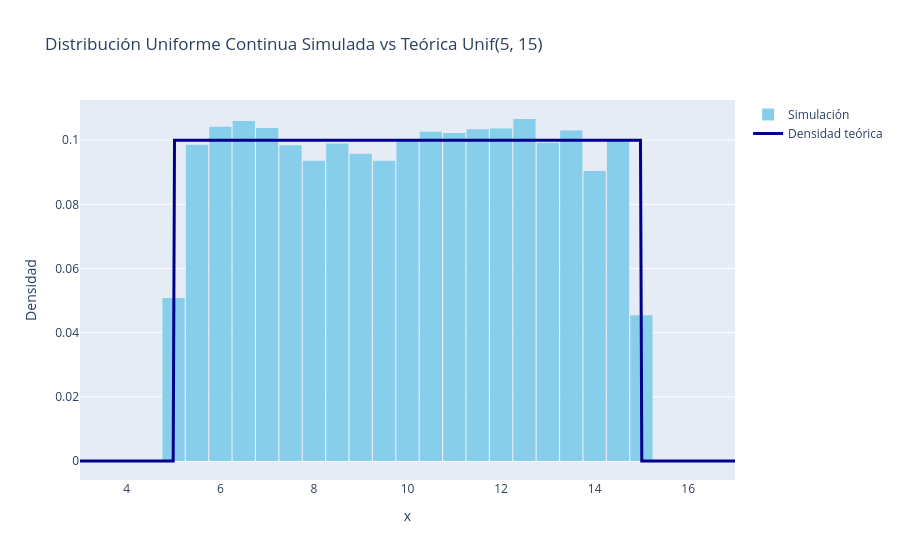

Notebook cell for this chart:
### Markdown cell above
### <a id="10"></a><font color="#004D40">2.1 Distribución Uniforme Continua</font>

### Code cell
# Fijamos una semilla para que los resultados sean reproducibles
np.random.seed(123)

#  Definimos los parámetros del intervalo [a, b] para la Uniforme Continua
a_param = 5
b_param = 15

# Número de simulaciones (usamos 10,000 para que se vea genial)
n = 10000

# Generamos n números uniformes estándar en el intervalo (0, 1)
U = np.random.random(n)

#  Aplicamos la ecuación de la transformación inversa derivada en clase:
# F(x) = (x - a) / (b - a) = U  =>  X = a + (b - a) * U
uniformes_continuas = a_param + (b_param - a_param) * U

#  Creamos la función de densidad teórica f(x) = 1 / (b - a)
x_vals = np.linspace(a_param - 2, b_param + 2, 500)
y_vals = np.where((x_vals >= a_param) & (x_vals <= b_param), 1 / (b_param - a_param), 0)

fig = go.Figure()

# Agregamos el histograma detallado con bastantes barras (nbinsx = 40)
fig.add_trace(go.Histogram(
    x = uniformes_continuas,
    nbinsx = 40,
    histnorm = 'probability density',
    marker_color = 'skyblue',
    name = 'Simulación'
))

# Agregamos la línea de la densidad teórica en color azul oscuro
fig.add_trace(go.Scatter(
    x = x_vals,
    y = y_vals,
    mode = 'lines',
    name = 'Densidad teórica',
    line = dict(color='darkblue', width=3)
))

# Configuración y estética de la gráfica interactiva
fig.update_layout(
    title = "Distribución Uniforme Continua Simulada vs Teórica Unif(5, 15)",
    xaxis_title = 'x',
    yaxis_title = 'Densidad',
    bargap = 0.05
)

fig.show()

### Figure 1 — Plotly figure (JSON) as saved in the notebook; plotly's stock layout.template omitted (floating-point values rounded to 4 significant figures; data arrays with more than 128 entries replaced by an {"elided": "..."} marker saying what was removed)
{"data": [{"histnorm": "probability density", "marker": {"color": "skyblue"}, "name": "Simulación", "nbinsx": 40, "type": "histogram", "x": {"elided": "10000 float values"}}, {"line": {"color": "darkblue", "width": 3}, "mode": "lines", "name": "Densidad teórica", "type": "scatter", "x": {"elided": "500 float values"}, "y": {"elided": "500 float values"}}], "layout": {"bargap": 0.05, "title": {"text": "Distribución Uniforme Continua Simulada vs Teórica Unif(5, 15)"}, "xaxis": {"title": {"text": "x"}}, "yaxis": {"title": {"text": "Densidad"}}}}
